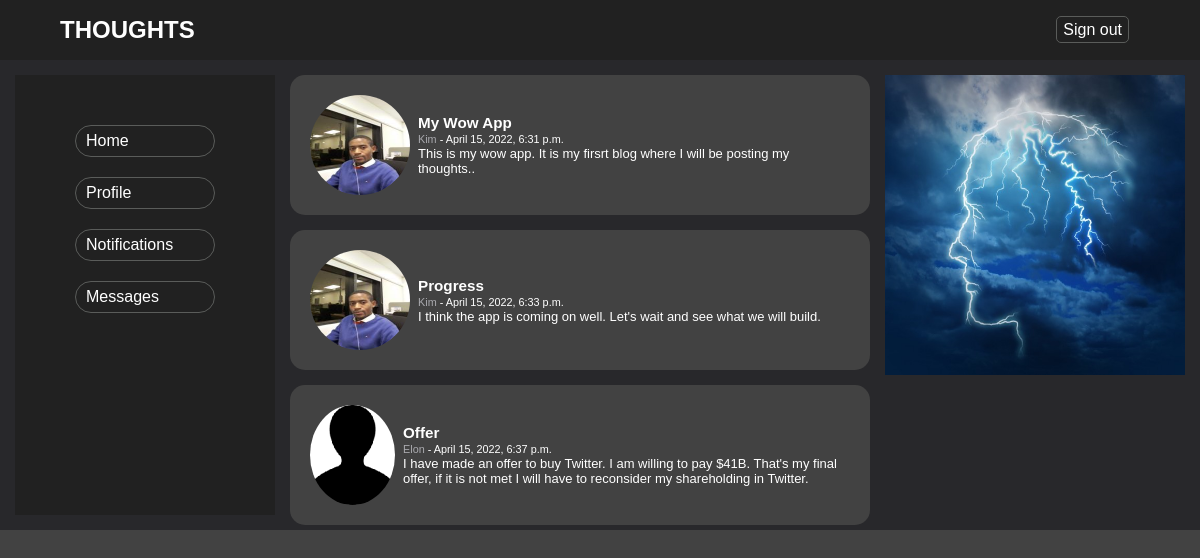
Page /home/ (signed in) on the earlier database version.
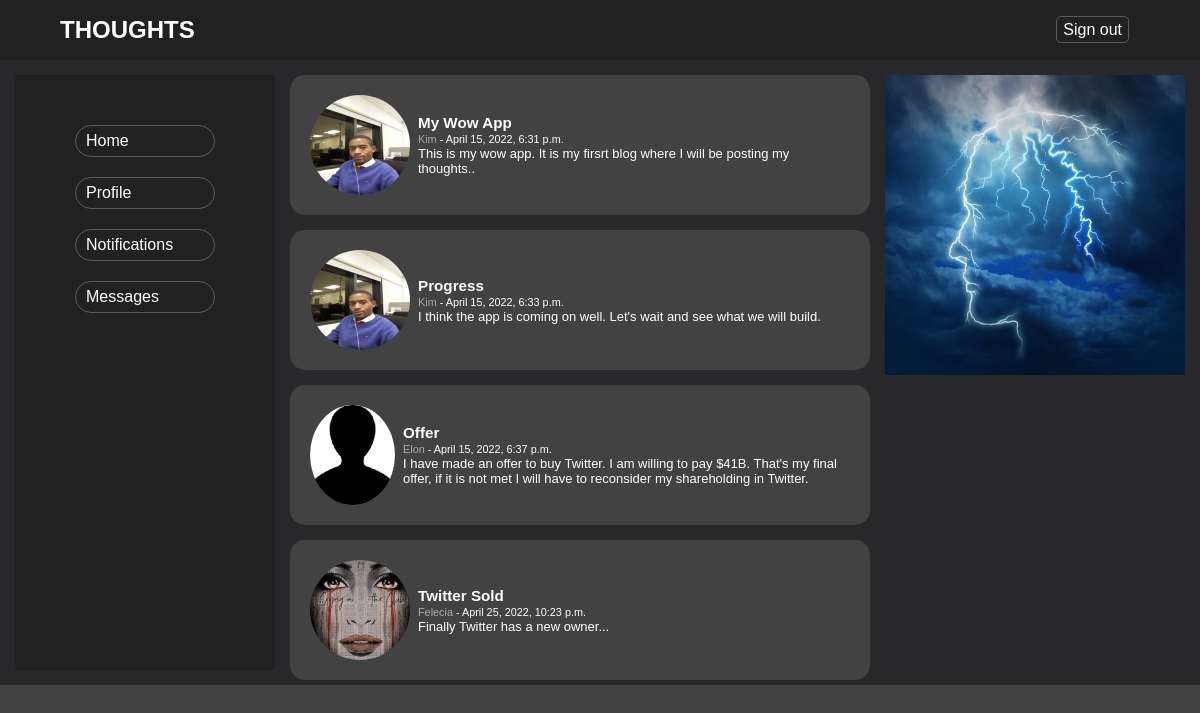
Same page on the later database version.
### blogapp/models.py (models this page shows, shortened)
class Post(models.Model):
    title = models.CharField(max_length=100)
    content = models.TextField()
    date_posted = models.DateTimeField(default=timezone.now)
    author = models.ForeignKey(User, on_delete=models.CASCADE)

### accounts/models.py (models this page shows, shortened)
class Profile(models.Model):
    user = models.OneToOneField(User, on_delete=models.CASCADE)
    image = models.ImageField(default='default.png', upload_to='user_pics')

### blogapp/views.py (the view)
# urls.py: 2. Add a URL to urlpatterns:  path('', views.home, name='home')
@login_required()
def home(request):
    context = {
        'posts': Post.objects.all()
    }
    return render(request, 'blogapp/home.html', context)

### blogapp/templates/blogapp/home.html
{% extends 'blogapp/base.html' %}
{% load static %}
{% block content %}
    {% for post in posts %}
        <div class="post-card">
            <img src="{{ post.author.profile.image.url }}">
            <div>
                <h3>{{post.title}}</h3>
                <p><small><a href="#" class="user-name">{{post.author}}</a> - {{post.date_posted}}</small></p>
                <p>{{post.content}}</p>
            </div>
        </div>
    {% endfor %}
{% endblock  %}

### blogapp/templates/blogapp/base.html (shortened to what this page needs)
<!DOCTYPE html>
{% load static %}
<html lang="en">
<head>
    <link rel="stylesheet" href="{% static '/blogapp/styles.css' %}">
</head>
<body>
   <div class="wrapper">
       <nav class="nav-bar">
           <div class="logo">
               <h1> THOUGHTS</h1>
           </div>
           <div class="nav-menu">
               <ul class="nav-menu-list">
                   <li><a href="{% url 'logout' %}">Sign out</a></li>
               </ul>
           </div>
       </nav>
       <aside class="side-nav">
           <div class="nav-ul">
               <ul class="side-bar-ul">
                   <li><a href="{% url 'blog-home' %}">Home</a></li>
                   <li><a href="{% url 'profile' %}">Profile</a></li>
                   <li><a href="#">Notifications</a></li>
                   <li><a href="#">Messages</a></li>
               </ul>
           </div>
       </aside>
       <main class="main-content">
           {% block content  %}
           {% endblock  %}
       </main>
       <section class="side-content">
           <div class="thought-img">
               <img src= " {% static '/blogapp/lightning-thought.jpg' %} ">
           </div>
       </section>
   </div>
</body>
</html>

### blogapp/static/blogapp/styles.css (style rules this page uses)
* { box-sizing: border-box; padding: 0; margin: 0; }
body { background: #424242; }
.wrapper { display: grid; background: #28282B; color: white; font-family: sans-serif; grid-template-columns: 1fr 2fr 1fr; grid-template-areas: "navbar navbar navbar" "sidenav main aside"; }
.nav-bar { height: 60px; }
nav { grid-area: navbar; }
aside { grid-area: sidenav; }
main { grid-area: main; }
section { grid-area: aside; }
.nav-bar { display: flex; background: #212121; justify-content: space-between; align-items: center; padding: 0px 60px; }
.nav-menu a { text-decoration: none; color: white; padding: 4px 6px; border: #5a5c5a 1px solid; border-radius: 5px; }
.nav-menu li { text-decoration: none; color: white; padding: 4px 6px; margin: 5px; }
.nav-menu-list { list-style: none; display: flex; }
.side-nav { background: #212121; padding-top: 50px; margin: 15px; }
.side-bar-ul { list-style: none; padding: 0; }
.side-bar-ul li { margin-bottom: 20px; list-style: none; }
.side-bar-ul a { text-decoration: none; color: white; padding: 6px 10px; border: #5a5c5a 1px solid; display: flex; border-radius: 25px; }
.nav-ul { margin: 0px 60px }
.main-content { background: #28282B; }
.post-card { display: flex; background: #424242; padding: 20px; font-size: 13px; gap: 8px; align-items: center; margin-top: 15px; margin-bottom: 5px; border-radius: 15px; }
.post-card img { height: 100px; width: 100px; border-radius: 50%; }
.user-name { text-decoration: none; color: #aaaaaf; }
.side-content { background: #28282B; }
.thought-img { background: #28282B; margin: 15px; }
.thought-img img { height: 300px; width: 300px; }

Differences in the rows shown:
added Post: author.profile.image (picture), title "Twitter Sold", author "Felecia", date_posted "April 25, 2022, 10:23 p.m.", content "Finally Twitter has a new owner..."
